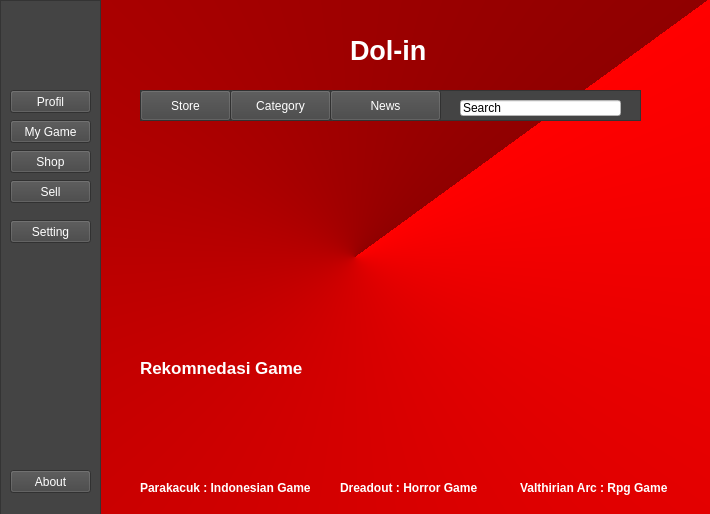
<?xml version="1.0" encoding="UTF-8"?>
<ui version="4.0">
 <class>Form</class>
 <widget class="QWidget" name="Form">
  <property name="geometry">
   <rect>
    <x>0</x>
    <y>0</y>
    <width>710</width>
    <height>514</height>
   </rect>
  </property>
  <property name="windowTitle">
   <string>Form</string>
  </property>
  <property name="styleSheet">
   <string notr="true">QWidget#Form {
background-color: qconicalgradient(cx:0.5, cy:0.5, angle:45, stop:0 rgba(144, 0, 0, 255), stop:1 rgba(255, 0, 0, 255));
}</string>
  </property>
  <widget class="QLabel" name="label">
   <property name="geometry">
    <rect>
     <x>350</x>
     <y>20</y>
     <width>101</width>
     <height>61</height>
    </rect>
   </property>
   <property name="font">
    <font>
     <pointsize>20</pointsize>
     <weight>75</weight>
     <italic>false</italic>
     <bold>true</bold>
     <underline>false</underline>
     <strikeout>false</strikeout>
    </font>
   </property>
   <property name="styleSheet">
    <string notr="true">color: qlineargradient(spread:pad, x1:0, y1:0, x2:1, y2:1, stop:0 rgba(0, 0, 0, 255), stop:1 rgba(255, 255, 255, 255));
</string>
   </property>
   <property name="text">
    <string>Dol-in</string>
   </property>
  </widget>
  <widget class="QLabel" name="label_2">
   <property name="geometry">
    <rect>
     <x>140</x>
     <y>130</y>
     <width>501</width>
     <height>211</height>
    </rect>
   </property>
   <property name="styleSheet">
    <string notr="true">background-image: url(:/H/E:/Certifikat/CHa/pamali-kickstarter-768x432-6ed674fc79345bf70400bcd8a5d24607_600x400.jpg);
border-color: qlineargradient(spread:pad, x1:0, y1:0, x2:1, y2:0, stop:0 rgba(0, 0, 0, 255), stop:1 rgba(255, 255, 255, 255));</string>
   </property>
   <property name="text">
    <string/>
   </property>
   <property name="pixmap">
    <pixmap>:/Background/BG/41.jpeg</pixmap>
   </property>
   <property name="scaledContents">
    <bool>true</bool>
   </property>
  </widget>
  <widget class="QTextEdit" name="textEdit">
   <property name="geometry">
    <rect>
     <x>0</x>
     <y>0</y>
     <width>101</width>
     <height>521</height>
    </rect>
   </property>
   <property name="styleSheet">
    <string notr="true">background-color: rgb(68, 68, 68);</string>
   </property>
  </widget>
  <widget class="QPushButton" name="pushButton">
   <property name="geometry">
    <rect>
     <x>10</x>
     <y>220</y>
     <width>81</width>
     <height>23</height>
    </rect>
   </property>
   <property name="styleSheet">
    <string notr="true">background-color: rgb(68, 68, 68);
color: rgb(255, 255, 255);</string>
   </property>
   <property name="text">
    <string>Setting</string>
   </property>
  </widget>
  <widget class="QPushButton" name="pushButton_2">
   <property name="geometry">
    <rect>
     <x>10</x>
     <y>470</y>
     <width>81</width>
     <height>23</height>
    </rect>
   </property>
   <property name="styleSheet">
    <string notr="true">background-color: rgb(68, 68, 68);
color: rgb(255, 255, 255);
font-color : rgb(255, 255, 255);</string>
   </property>
   <property name="text">
    <string>About</string>
   </property>
  </widget>
  <widget class="QPushButton" name="pushButton_3">
   <property name="geometry">
    <rect>
     <x>10</x>
     <y>150</y>
     <width>81</width>
     <height>23</height>
    </rect>
   </property>
   <property name="styleSheet">
    <string notr="true">background-color: rgb(68, 68, 68);
color: rgb(255, 255, 255);
font-color : rgb(255, 255, 255);</string>
   </property>
   <property name="text">
    <string>Shop</string>
   </property>
  </widget>
  <widget class="QPushButton" name="pushButton_4">
   <property name="geometry">
    <rect>
     <x>10</x>
     <y>90</y>
     <width>81</width>
     <height>23</height>
    </rect>
   </property>
   <property name="toolTip">
    <string>&lt;html&gt;&lt;head/&gt;&lt;body&gt;&lt;p&gt;Profil&lt;/p&gt;&lt;/body&gt;&lt;/html&gt;</string>
   </property>
   <property name="styleSheet">
    <string notr="true">background-color: rgb(68, 68, 68);
color: rgb(255, 255, 255);

font-color : rgb(255, 255, 255);</string>
   </property>
   <property name="text">
    <string>Profil</string>
   </property>
  </widget>
  <widget class="QPushButton" name="pushButton_5">
   <property name="geometry">
    <rect>
     <x>10</x>
     <y>180</y>
     <width>81</width>
     <height>23</height>
    </rect>
   </property>
   <property name="styleSheet">
    <string notr="true">background-color: rgb(68, 68, 68);
color: rgb(255, 255, 255);
font-color : rgb(255, 255, 255);</string>
   </property>
   <property name="text">
    <string>Sell</string>
   </property>
  </widget>
  <widget class="QPushButton" name="pushButton_6">
   <property name="geometry">
    <rect>
     <x>10</x>
     <y>120</y>
     <width>81</width>
     <height>23</height>
    </rect>
   </property>
   <property name="styleSheet">
    <string notr="true">background-color: rgb(68, 68, 68);
color: rgb(255, 255, 255);
font-color : rgb(255, 255, 255);</string>
   </property>
   <property name="text">
    <string>My Game</string>
   </property>
  </widget>
  <widget class="QTextBrowser" name="textBrowser">
   <property name="geometry">
    <rect>
     <x>140</x>
     <y>90</y>
     <width>501</width>
     <height>31</height>
    </rect>
   </property>
   <property name="styleSheet">
    <string notr="true">background-color: rgb(68, 68, 68);</string>
   </property>
  </widget>
  <widget class="QLineEdit" name="lineEdit">
   <property name="geometry">
    <rect>
     <x>460</x>
     <y>100</y>
     <width>161</width>
     <height>16</height>
    </rect>
   </property>
   <property name="styleSheet">
    <string notr="true">background-color: rgb(255, 255, 255);
</string>
   </property>
   <property name="text">
    <string>Search</string>
   </property>
  </widget>
  <widget class="QPushButton" name="pushButton_7">
   <property name="geometry">
    <rect>
     <x>140</x>
     <y>90</y>
     <width>91</width>
     <height>31</height>
    </rect>
   </property>
   <property name="toolTip">
    <string>&lt;html&gt;&lt;head/&gt;&lt;body&gt;&lt;p&gt;Profil&lt;/p&gt;&lt;/body&gt;&lt;/html&gt;</string>
   </property>
   <property name="styleSheet">
    <string notr="true">background-color: rgb(68, 68, 68);
color: rgb(255, 255, 255);


font-color : rgb(255, 255, 255);</string>
   </property>
   <property name="text">
    <string>Store</string>
   </property>
  </widget>
  <widget class="QPushButton" name="pushButton_8">
   <property name="geometry">
    <rect>
     <x>230</x>
     <y>90</y>
     <width>101</width>
     <height>31</height>
    </rect>
   </property>
   <property name="toolTip">
    <string>&lt;html&gt;&lt;head/&gt;&lt;body&gt;&lt;p&gt;Profil&lt;/p&gt;&lt;/body&gt;&lt;/html&gt;</string>
   </property>
   <property name="styleSheet">
    <string notr="true">background-color: rgb(68, 68, 68);
color: rgb(255, 255, 255);

font-color : rgb(255, 255, 255);</string>
   </property>
   <property name="text">
    <string>Category</string>
   </property>
  </widget>
  <widget class="QPushButton" name="pushButton_9">
   <property name="geometry">
    <rect>
     <x>330</x>
     <y>90</y>
     <width>111</width>
     <height>31</height>
    </rect>
   </property>
   <property name="toolTip">
    <string>&lt;html&gt;&lt;head/&gt;&lt;body&gt;&lt;p&gt;Profil&lt;/p&gt;&lt;/body&gt;&lt;/html&gt;</string>
   </property>
   <property name="styleSheet">
    <string notr="true">background-color: rgb(68, 68, 68);
color: rgb(255, 255, 255);

font-color : rgb(255, 255, 255);</string>
   </property>
   <property name="text">
    <string>News</string>
   </property>
  </widget>
  <widget class="QLabel" name="label_4">
   <property name="geometry">
    <rect>
     <x>140</x>
     <y>360</y>
     <width>171</width>
     <height>16</height>
    </rect>
   </property>
   <property name="font">
    <font>
     <pointsize>13</pointsize>
     <weight>75</weight>
     <bold>true</bold>
    </font>
   </property>
   <property name="styleSheet">
    <string notr="true">color: rgb(255, 255, 255);</string>
   </property>
   <property name="text">
    <string>Rekomnedasi Game</string>
   </property>
  </widget>
  <widget class="QLabel" name="label_5">
   <property name="geometry">
    <rect>
     <x>140</x>
     <y>390</y>
     <width>171</width>
     <height>81</height>
    </rect>
   </property>
   <property name="styleSheet">
    <string notr="true">background-image: url(:/H/E:/Certifikat/CHa/header.jpg);</string>
   </property>
   <property name="text">
    <string/>
   </property>
   <property name="pixmap">
    <pixmap>:/Background/BG/Parakacuk.JPG</pixmap>
   </property>
   <property name="scaledContents">
    <bool>true</bool>
   </property>
  </widget>
  <widget class="QLabel" name="label_6">
   <property name="geometry">
    <rect>
     <x>140</x>
     <y>480</y>
     <width>171</width>
     <height>16</height>
    </rect>
   </property>
   <property name="font">
    <font>
     <weight>75</weight>
     <bold>true</bold>
    </font>
   </property>
   <property name="styleSheet">
    <string notr="true">color: rgb(255, 255, 255);</string>
   </property>
   <property name="text">
    <string>Parakacuk : Indonesian Game</string>
   </property>
  </widget>
  <widget class="QLabel" name="label_7">
   <property name="geometry">
    <rect>
     <x>320</x>
     <y>390</y>
     <width>181</width>
     <height>81</height>
    </rect>
   </property>
   <property name="styleSheet">
    <string notr="true">background-image: url(:/H/E:/Certifikat/CHa/ss_c618c7a7c318388296d6917acd0ed35bc4e72b66.1920x1080.jpg);</string>
   </property>
   <property name="text">
    <string/>
   </property>
   <property name="pixmap">
    <pixmap>:/Background/BG/Dreadout.jpg</pixmap>
   </property>
   <property name="scaledContents">
    <bool>true</bool>
   </property>
  </widget>
  <widget class="QLabel" name="label_8">
   <property name="geometry">
    <rect>
     <x>340</x>
     <y>480</y>
     <width>141</width>
     <height>16</height>
    </rect>
   </property>
   <property name="font">
    <font>
     <weight>75</weight>
     <bold>true</bold>
    </font>
   </property>
   <property name="styleSheet">
    <string notr="true">color: rgb(255, 255, 255);</string>
   </property>
   <property name="text">
    <string>Dreadout : Horror Game </string>
   </property>
  </widget>
  <widget class="QLabel" name="label_9">
   <property name="geometry">
    <rect>
     <x>510</x>
     <y>390</y>
     <width>151</width>
     <height>81</height>
    </rect>
   </property>
   <property name="styleSheet">
    <string notr="true">background-image: url(:/H/E:/Certifikat/CHa/arc school.jpg);</string>
   </property>
   <property name="text">
    <string/>
   </property>
   <property name="pixmap">
    <pixmap>:/Background/BG/2Arc.jpeg</pixmap>
   </property>
   <property name="scaledContents">
    <bool>true</bool>
   </property>
  </widget>
  <widget class="QLabel" name="label_10">
   <property name="geometry">
    <rect>
     <x>520</x>
     <y>480</y>
     <width>151</width>
     <height>16</height>
    </rect>
   </property>
   <property name="font">
    <font>
     <weight>75</weight>
     <bold>true</bold>
    </font>
   </property>
   <property name="styleSheet">
    <string notr="true">color: rgb(255, 255, 255);</string>
   </property>
   <property name="text">
    <string>Valthirian Arc : Rpg Game </string>
   </property>
  </widget>
  <widget class="QLabel" name="label_11">
   <property name="geometry">
    <rect>
     <x>20</x>
     <y>20</y>
     <width>61</width>
     <height>61</height>
    </rect>
   </property>
   <property name="styleSheet">
    <string notr="true">background-image: url(:/Background/BG/Deafult-Profile-Pitcher.png);</string>
   </property>
   <property name="text">
    <string/>
   </property>
   <property name="pixmap">
    <pixmap>:/Background/BG/Deafult-Profile-Pitcher.png</pixmap>
   </property>
   <property name="scaledContents">
    <bool>true</bool>
   </property>
  </widget>
 </widget>
 <resources>
  <include location="../QRCnye/BG.qrc"/>
  <include location="../QRCnye/contoh.qrc"/>
  <include location="../../icons/BG.qrc"/>
 </resources>
 <connections/>
</ui>
